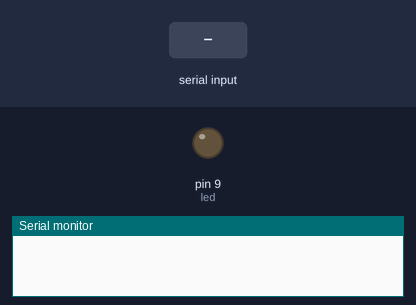
Simulated run of this sketch. Board: Arduino Uno, built with avr-gcc and run on an emulated ATmega328P. On the bench: output pins drawn as LEDs (lit = HIGH), the last lines printed to the serial monitor. The inputs (shaded band) are chosen by the test bench.

Above: at 1.2 s.
1.3 s: "1" received over Serial
At 1.9 s:
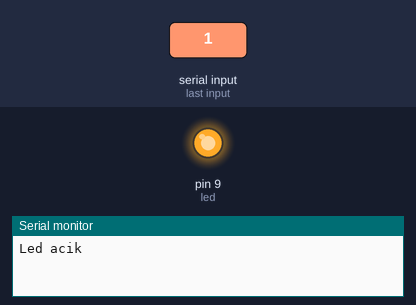
2.8 s: "0" received over Serial
At 4.2 s:
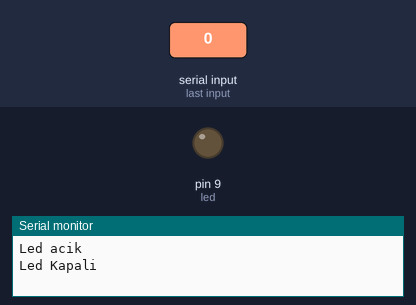
Timing chart, 0 to 5.8 s (numbered marks = the images above; inputs shaded):
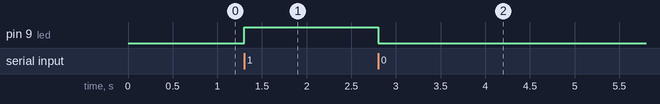

Measured:
- after the input at 1.3 s, pin 9 (led): LOW → HIGH at once
- after the input at 2.8 s, pin 9 (led): HIGH → LOW at once

The sketch:

pcden_gonderilen_tek_karakter_ile_led_kontrolu.ino
```cpp
const int led=9;
char data ;

void setup()
{
  Serial.begin(9600) ;
  pinMode(led,OUTPUT) ;
}

void loop()
{

  if(Serial.available() >0)
  {
    data=Serial.read() ;
    if(data=='1')
    {
      digitalWrite (led,HIGH) ;
      Serial.println("Led acik") ;
    }
    else if (data=='0')
    {
      digitalWrite (led,LOW) ;
      Serial.println("Led Kapali") ;
    }
  }
}
```
